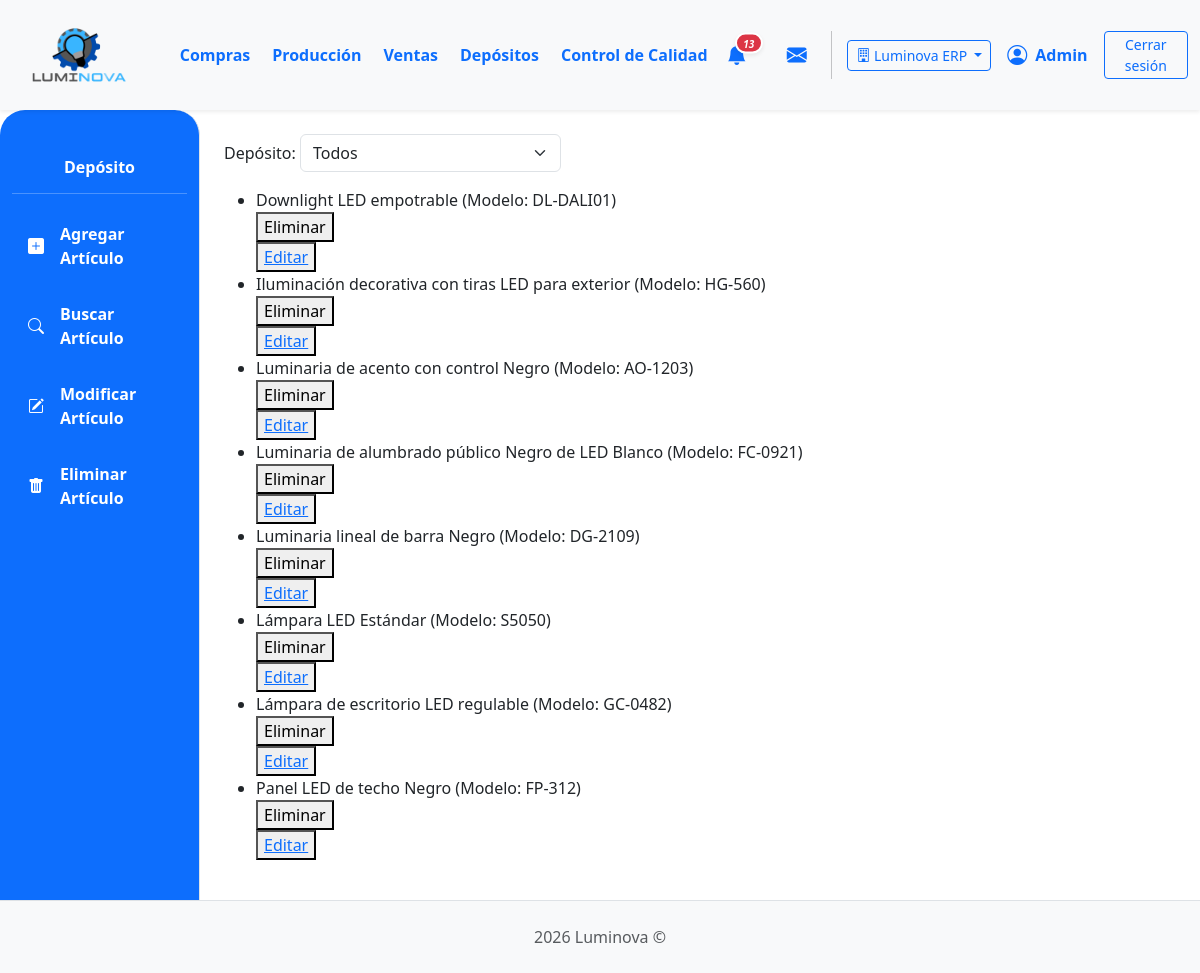
Screenshot of /deposito/deposito/productos-terminados/ (signed in) with the database file from the repository.
### App_LUMINOVA/models.py (models this page shows, shortened)
class Empresa(models.Model):
    nombre = models.CharField(max_length=150, unique=True)
    razon_social = models.CharField(max_length=255, blank=True)
    cuit = models.CharField(max_length=20, blank=True)
    direccion = models.CharField(max_length=255, blank=True)
    telefono = models.CharField(max_length=50, blank=True)
    email = models.EmailField(blank=True)
    fecha_creacion = models.DateTimeField(auto_now_add=True)
    activa = models.BooleanField(default=True)
    class Meta:
        verbose_name = "Empresa"
        verbose_name_plural = "Empresas"

class EmpresaScopedModel(models.Model):
    empresa = models.ForeignKey(
        'Empresa',
        on_delete=models.PROTECT,
        related_name="%(app_label)s_%(class)s",
        null=True,
        blank=True,
    )
    EMPRESA_FALLBACK_FIELDS = ()
    class Meta:
        abstract = True

class ProductoTerminado(EmpresaScopedModel):
    EMPRESA_FALLBACK_FIELDS = ("deposito", "categoria")
    descripcion = models.CharField(max_length=255)  # Aumentado max_length
    categoria = models.ForeignKey(
        CategoriaProductoTerminado,
        on_delete=models.PROTECT,
        related_name="productos_terminados",
    )
    precio_unitario = models.DecimalField(max_digits=10, decimal_places=2, default=0.00)
    stock_minimo = models.IntegerField(
        default=0,
        verbose_name="Stock Mínimo",
        help_text="Nivel mínimo de stock que debe mantenerse (punto de reorden)"
    )
    stock_objetivo = models.IntegerField(
        default=0,
        verbose_name="Stock Objetivo",
        help_text="Nivel deseado de stock después de reabastecer"
    )
    produccion_habilitada = models.BooleanField(
        default=True,
        verbose_name="Habilitado para Producción",
        help_text="Indica si este producto puede ser producido para stock"
    )
    modelo = models.CharField(max_length=50, blank=True, null=True)
    potencia = models.IntegerField(blank=True, null=True)
    acabado = models.CharField(max_length=50, blank=True, null=True)
    color_luz = models.CharField(max_length=50, blank=True, null=True)
    material = models.CharField(max_length=50, blank=True, null=True)
    imagen = models.ImageField(null=True, blank=True, upload_to="productos_terminados/")
    deposito = models.ForeignKey(
        "Deposito",
        on_delete=models.PROTECT,
        related_name="productos_terminados",
        null=True,
        blank=True,
        help_text="Depósito al que pertenece este producto terminado",
    )
    class Meta:
        verbose_name = "Producto Terminado"
        verbose_name_plural = "Productos Terminados"
        ordering = ['descripcion']
        indexes = [
            models.Index(fields=['empresa', 'deposito']),
            models.Index(fields=['empresa', 'categoria']),
            models.Index(fields=['deposito', 'categoria']),
        ]
    def __str__(self):
        return f"{self.descripcion} (Modelo: {self.modelo or 'N/A'})"
    @property
    def stock(self) -> int:
        """Stock total del producto en todos sus depósitos (desde StockProductoTerminado)"""
        result = StockProductoTerminado.objects.filter(
            producto=self
        ).aggregate(total=Sum('cantidad'))['total']
        return result if result is not None else 0

### App_LUMINOVA/views_productos.py (the view)
class ProductoTerminadosListView(ListView):
    model = ProductoTerminado
    template_name = "deposito/productoterminados_list.html"
    context_object_name = "productos_terminados"
    def get_queryset(self):
        queryset = filter_productos_por_empresa(self.request)
        deposito_id = self.request.session.get("deposito_seleccionado")
        if deposito_id:
            queryset = queryset.filter(deposito_id=deposito_id)
        return queryset
    def get_context_data(self, **kwargs):
        context = super().get_context_data(**kwargs)
        from .models import Deposito
        deposito_id = self.request.session.get("deposito_seleccionado")
        context["depositos"] = get_depositos_empresa(self.request)
        context["deposito_seleccionado"] = deposito_id
        return context

### App_LUMINOVA/context_processors.py (called while the page is built, shortened)
def puede_ver_deposito_sidebar(request):
    user = getattr(request, 'user', None)
    if not user or not user.is_authenticated:
        return {'puede_ver_deposito_sidebar': False}
    if user.is_superuser:
        return {'puede_ver_deposito_sidebar': True}

def empresa_actual_context(request):
    from .models import Empresa
    context = {
        'empresa_actual': None,
        'empresas_disponibles': [],
        'es_multi_empresa': False,
    }
    if request.user.is_authenticated:
        context['empresa_actual'] = getattr(request, 'empresa_actual', None)
        if request.user.is_superuser:
            empresas = Empresa.objects.filter(activa=True)
            context['empresas_disponibles'] = list(empresas)
            context['es_multi_empresa'] = empresas.count() > 1
        else:
            if hasattr(request.user, 'perfil'):
                context['empresas_disponibles'] = [request.user.perfil.empresa]
    return context

### App_LUMINOVA/empresa_filters.py (called while the page is built)
def _filter_queryset_by_empresa(request, queryset, fallback_paths=None):
    empresa_actual = getattr(request, 'empresa_actual', None)
    if not empresa_actual:
        return queryset.none()
    condition = Q(empresa=empresa_actual)
    if fallback_paths:
        fallback_condition = Q()
        for path in fallback_paths:
            fallback_condition |= Q(empresa__isnull=True) & Q(**{f"{path}__empresa": empresa_actual})
        condition |= fallback_condition
    return queryset.filter(condition)

def get_depositos_empresa(request):
    empresa_actual = getattr(request, 'empresa_actual', None)
    if empresa_actual:
        return Deposito.objects.filter(empresa=empresa_actual)
    return Deposito.objects.none()

def filter_productos_por_empresa(request, queryset=None):
    if queryset is None:
        queryset = ProductoTerminado.objects.all()
    return _filter_queryset_by_empresa(request, queryset, fallback_paths=("deposito",))

### App_LUMINOVA/threadlocals.py (called while the page is built)
def set_current_empresa(empresa):
    _locals.empresa_actual = empresa

### App_LUMINOVA/utils.py (called while the page is built)
def es_admin(user):
    if user.is_superuser:
        return True
    for grupo in user.groups.all():
        nombre_lower = grupo.name.lower()
        if nombre_lower == 'administrador' or nombre_lower.endswith('__administrador'):
            return True
    return False

### App_LUMINOVA/templates/deposito/productoterminados_list.html (shortened to what this page needs)
{% extends 'padre.html' %}
{% block sidebar_content %}
    <nav id="sidebarMenu" class="col-md-3 col-lg-2 d-md-block bg-primary sidebar collapse border-end full-height" style="border-top-left-radius: 25px; border-top-right-radius: 25px;">
        <div class="position-sticky pt-4">
            <h6 class="sidebar-heading d-flex justify-content-center align-items-center px-3 mt-4 mb-1 text-white fw-bold">
                <span>Depósito</span>
            </h6>
            <hr class="text-white">
            <ul class="nav flex-column">
                <li class="nav-item">
                    <a class="nav-link text-white fw-bold custom-active-button d-flex align-items-center" href="#" data-bs-toggle="modal" data-bs-target="#exampleModal_Agregar">
                        <i class="bi bi-plus-square-fill me-2"></i> <span class="ms-2">Agregar Artículo</span>
                    </a>
                </li>
                <li class="nav-item mt-2">
                    <a class="nav-link text-white fw-bold custom-active-button d-flex align-items-center" href="#" data-bs-toggle="modal" data-bs-target="#exampleModal_Buscar">
                        <i class="bi bi-search me-2"></i> <span class="ms-2">Buscar Artículo</span>
                    </a>
                </li>
                <li class="nav-item mt-2">
                    <a class="nav-link text-white fw-bold custom-active-button d-flex align-items-center" href="#" data-bs-toggle="modal" data-bs-target="#exampleModal_Modificar">
                        <i class="bi bi-pencil-square me-2"></i> <span class="ms-2">Modificar Artículo</span>
                    </a>
                </li>
                <li class="nav-item mt-2">
                    <a class="nav-link text-white fw-bold custom-active-button d-flex align-items-center" href="#" data-bs-toggle="modal" data-bs-target="#exampleModal_Eliminar">
                        <i class="bi bi-trash-fill me-2"></i> <span class="ms-2">Eliminar Artículo</span>
                    </a>
                </li>
            </ul>
        </div>
    </nav>
{% endblock %}
{% block content %}
    <form method="get" class="mb-3">
        <label for="deposito">Depósito:</label>
        <select name="deposito" id="deposito" class="form-select" style="width: auto; display: inline-block;" onchange="this.form.submit()">
            <option value="">Todos</option>
        </select>
    </form>
    <ul>
        {% for producto_terminado in productos_terminados %}
            <li>{{producto_terminado}}</li>
            <div>
                <form action="{% url 'App_LUMINOVA:insumo_delete' productos_terminados.id %}" method="post" >{% csrf_token %}
                    <button type="submit">Eliminar</button>
                </form>
                <button>
                    <a href="{% url 'App_LUMINOVA:insumo_edit' productos_terminados.id %}">Editar</a>
                </button>
            </div>
        {% endfor %}
    </ul>
{% endblock %}

### App_LUMINOVA/templates/shared/header.html (shortened to what this page needs)
{% load static %}
<header>
    <nav class="navbar navbar-expand-lg navbar-light bg-light shadow-sm p-0">
        <div class="container-fluid d-flex align-items-center">
            <div class="col-md-3 col-lg-1">
                <a class="navbar-brand d-flex align-items-center ms-3" href="{% url 'App_LUMINOVA:dashboard' %}">
                    <img src="{% static 'img/logo.png' %}" alt="Luminova Logo" height="100" width="100" class="d-inline-block align-text-top me-2">
                </a>
            </div>
            <div class="collapse navbar-collapse" id="navbarContent" style="padding-left: 5%;">
                <ul class="navbar-nav mb-2 mb-lg-0 d-flex justify-content-around w-100">
                    <li class="nav-item"><a class="nav-link text-primary fw-bold" href="{% url 'App_LUMINOVA:compras_lista_oc' %} ">Compras</a></li>
                    <li class="nav-item"><a class="nav-link text-primary fw-bold" href="{% url 'App_LUMINOVA:produccion_principal' %}">Producción</a></li>
                    <li class="nav-item"><a class="nav-link text-primary fw-bold" href="{% url 'App_LUMINOVA:ventas_lista_ov' %}">Ventas</a></li>
                    <li class="nav-item"><a class="nav-link text-primary fw-bold" href="{% url 'App_LUMINOVA:seleccionar_deposito' %}">Depósitos</a></li>
                    <li class="nav-item"><a class="nav-link text-primary fw-bold" href="{% url 'App_LUMINOVA:control_calidad_view' %}">Control de Calidad</a></li>
                </ul>
                <div class="navbar-nav ms-auto d-flex flex-row align-items-center">
                    {% if user.is_authenticated %}
                        <div class="nav-item dropdown me-3">
                            <a class="nav-link px-2 position-relative d-flex align-items-center" href="#" role="button" data-bs-toggle="dropdown" aria-expanded="false" title="Notificaciones">
                                <i class="bi bi-bell-fill fs-5 text-primary">
                                    {% if total_notificaciones > 0 %}
                                    <span class="position-absolute translate-middle badge rounded-pill bg-danger shadow-sm" style="font-size: 0.5em; min-width:18px; border:2px solid #fff; margin-top: 3px; margin-left: 2px; display: inline-block; text-align: center;">{{ total_notificaciones }}</span>
                                    {% endif %}
                                </i>
                            </a>
                        </div>
                        <div class="nav-item dropdown ms-2" id="dropdown-mensajes">
                            <a class="nav-link px-2 position-relative d-flex align-items-center" href="#" id="mensajesDropdown" role="button" data-bs-toggle="dropdown" aria-expanded="false" title="Mensajes">
                                <i class="bi bi-envelope-fill fs-5 text-primary"></i>
                            </a>
                        </div>
                        <div class="nav-item d-flex align-items-center">
                            {% if empresas_disponibles|length > 1 %}
                            <div class="dropdown me-3">
                                <button class="btn btn-sm btn-outline-primary dropdown-toggle" type="button" id="empresaDropdown" data-bs-toggle="dropdown" aria-expanded="false" title="Cambiar empresa">
                                    <i class="bi bi-building"></i>
                                    <span class="d-none d-lg-inline">{{ empresa_actual.nombre|truncatechars:20 }}</span>
                                </button>
                            </div>
                            {% endif %}
                             <i class="bi bi-person-circle fs-5 text-primary"></i>
                             <span class="ms-2 fw-bold text-primary">{{ user.first_name|default:user.username|capfirst }}</span>
                        </div>
                        <div class="nav-item ms-3">
                            <a class="btn btn-outline-primary btn-sm btn-CS" href="#" id="logout-btn">Cerrar sesión</a>
                        </div>
                    {% endif %}
                </div>
            </div>
        </div>
    </nav>
</header>

### App_LUMINOVA/static/css/custom.css (style rules this page uses)
html, body { height: 100%; margin: 0; }
body { display: flex; flex-direction: column; min-height: 100vh; }
#sidebarMenu { align-self: stretch; overflow-y: auto; display: flex; flex-direction: column; }
#sidebarMenu .position-sticky { flex-grow: 1; }
.sidebar .nav-link.custom-active-button { display: block; padding: 0.5rem 1rem; margin: 0.25rem 0; border-radius: 25px; }
.sidebar .nav-link i { margin-right: 0.5rem; }

### App_LUMINOVA/templates/shared/header.html (style rules this page uses)
.btn-CS { --bs-btn-padding-x: 1.25rem; --bs-btn-padding-y: 0.15rem; }

### rows the page displays
Empresa: nombre "Luminova ERP"
ProductoTerminado: descripcion+modelo "Downlight LED empotrable (Modelo: DL-DALI01)"
ProductoTerminado: descripcion+modelo "Iluminación decorativa con tiras LED para exterior (Modelo: HG-560)"
ProductoTerminado: descripcion+modelo "Luminaria de acento con control Negro (Modelo: AO-1203)"
ProductoTerminado: descripcion+modelo "Luminaria de alumbrado público Negro de LED Blanco (Modelo: FC-0921)"
ProductoTerminado: descripcion+modelo "Luminaria lineal de barra Negro (Modelo: DG-2109)"
ProductoTerminado: descripcion+modelo "Lámpara LED Estándar (Modelo: S5050)"
ProductoTerminado: descripcion+modelo "Lámpara de escritorio LED regulable (Modelo: GC-0482)"
ProductoTerminado: descripcion+modelo "Panel LED de techo Negro (Modelo: FP-312)"

### other values shown
{{ total_notificaciones }} "13"
{{ user.first_name|default:user.username|capfirst }} "Admin"
